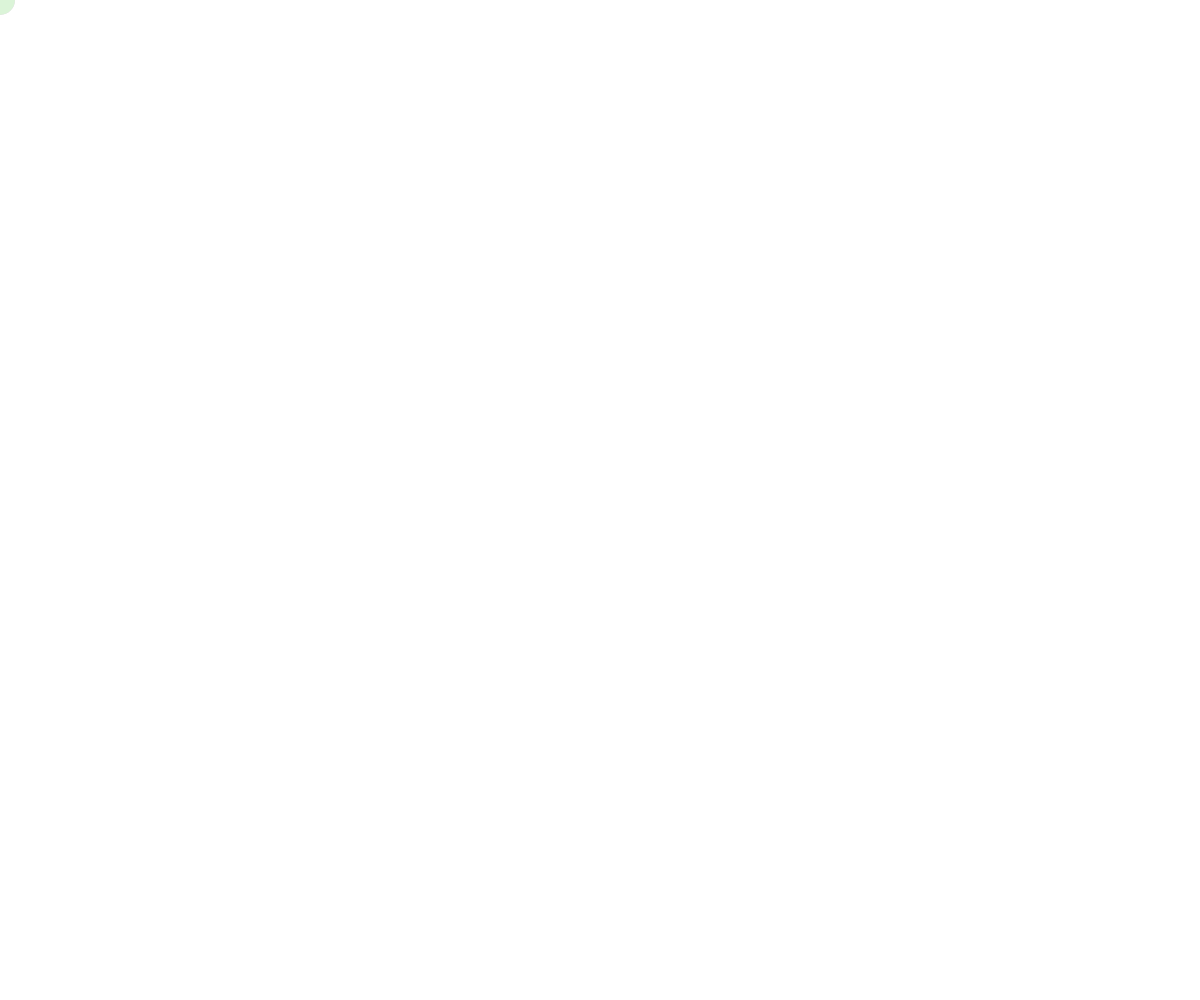
Frame 1 (no input)
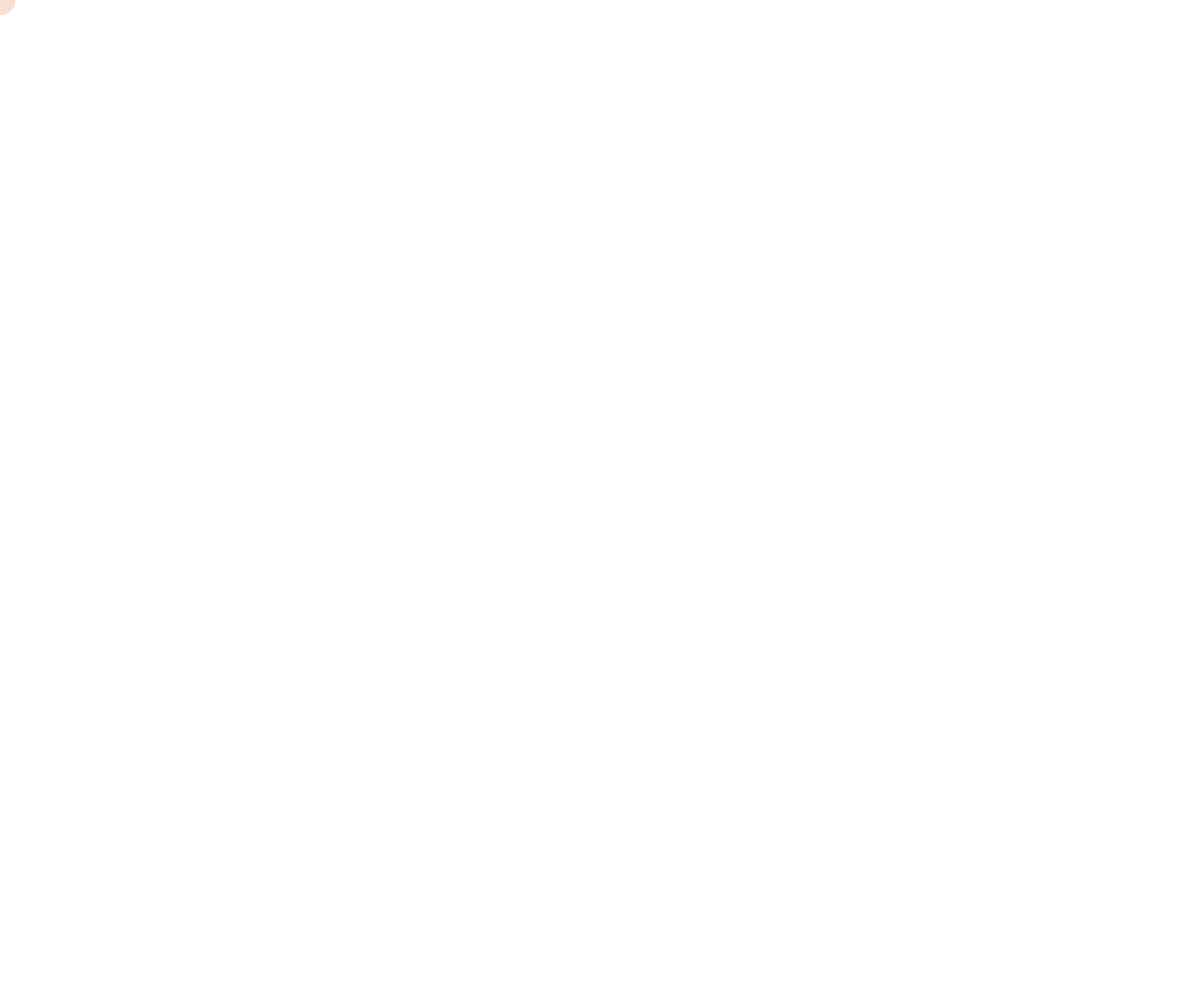
Frame 60 (no input)
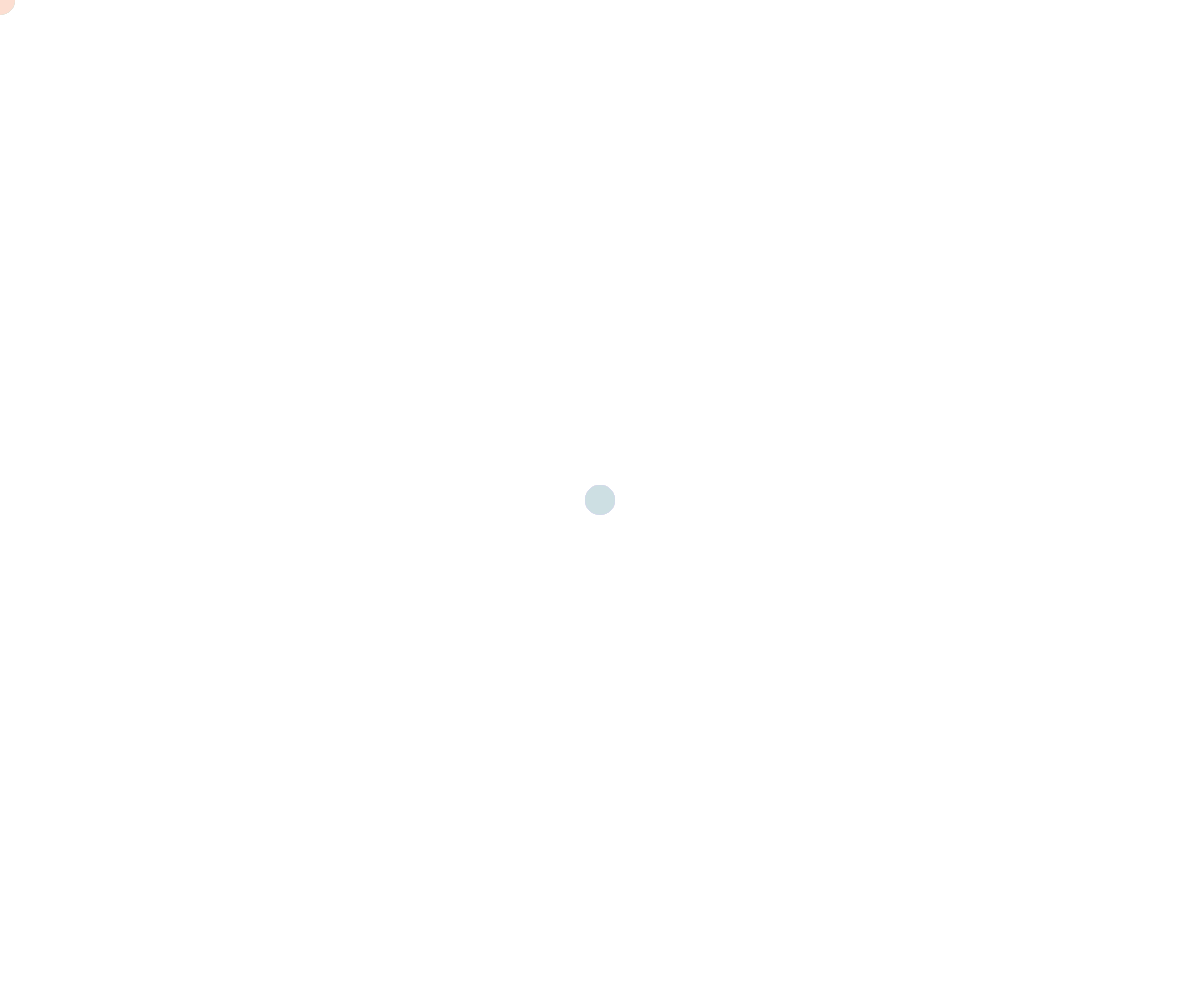
Frame 120 (the mouse pressed at the canvas centre since frame 60)

The p5.js sketch that drew these frames (run headless with seeded random() and noise() and a simulated clock; from frame 60 on, the mouse is pressed at the canvas centre):

// p5.js sketch
// ── sketch.js

let canvas;

function setup(){
    canvas = createCanvas(windowWidth, windowHeight);
    canvas.position(0, 0);
    canvas.style("z-index", -2);    
}

function windowResized(){
    resizeCanvas(windowWidth, windowHeight);
}

function draw() {
    //background(225);

    strokeWeight(0);
    fill(random(200,255), random(200,255), random(200,255));
    ellipse(mouseX, mouseY, 30, 30);
}

function mouseMoved(){
    strokeWeight(0);
    fill(random(200,255), random(200,255), random(200,255));
    ellipse(mouseX, mouseY, 30, 30);
}
